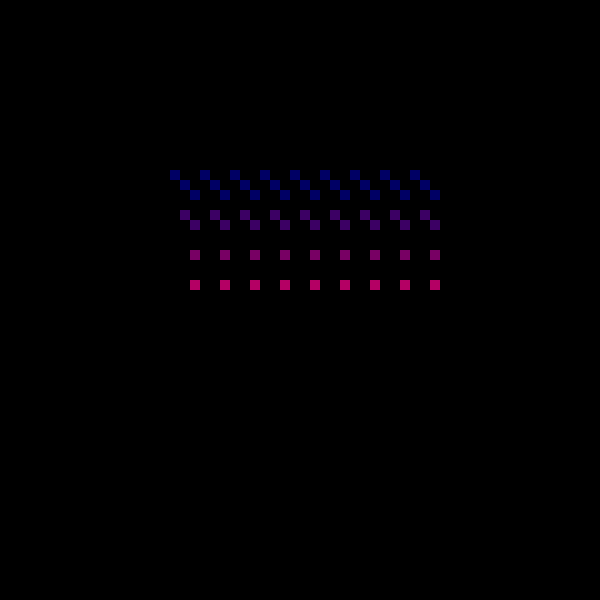
Frame 1 (no input)
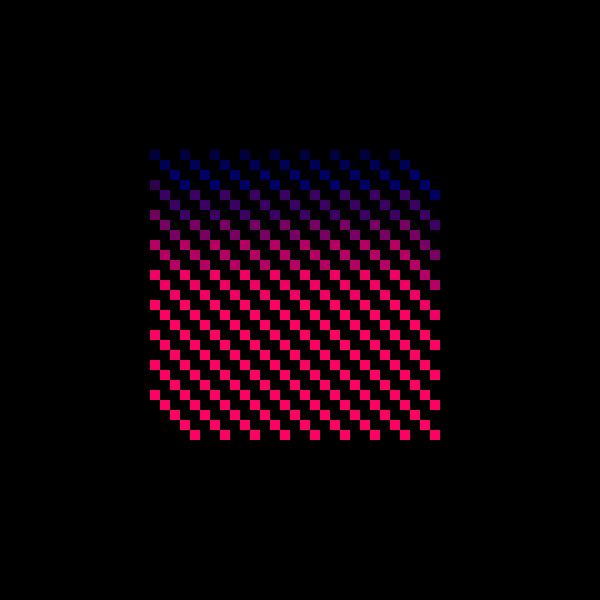
Frame 60 (no input)
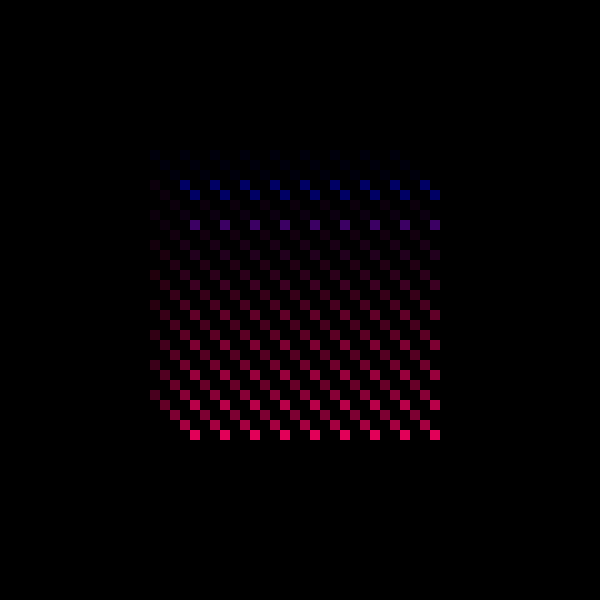
Frame 120 (the mouse pressed at the canvas centre since frame 60)

The p5.js sketch that drew these frames (run headless with seeded random() and noise() and a simulated clock; from frame 60 on, the mouse is pressed at the canvas centre):

// p5.js sketch
// ── sketch.js
/*
  title: Pixel Wave
  author: Karan Mhatre
  website: genart.karanmhatre.com
*/

function setup() {
  createCanvas(600,600);
  background(0);
}

function draw() {
  background(0, 10);

  count = 20;
  radius = 10;
  
  stepX = -50/count;
  stepY = -50/count;
  
  noStroke();

for(k=0;k<9;k++) {
  for(j=0;j<9;j++) {
    for(i=1;i<=3+sin(-k/4+millis()*0.003)*3;i++) {
      x = 200+radius*3*j+i*4*stepX;
      y = 200+radius*3*k+i*4*stepY;
      fill(k*60,0,100);
      // fill(255);
      rect(x, y, radius);
    }
  }
}
}
